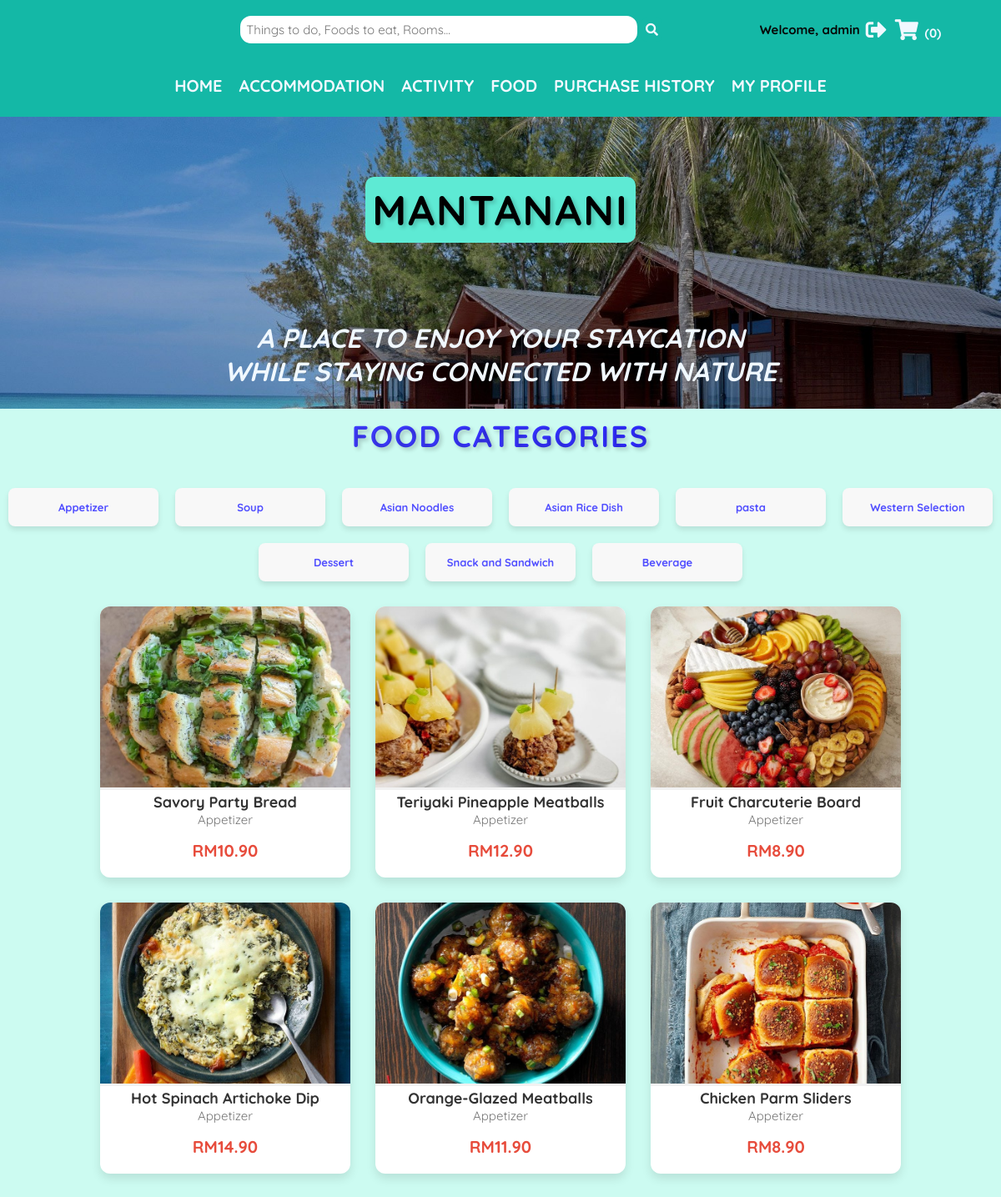
The page /MODULES/FOOD_MODULE/foodList.php?categoryID=1 (signed in) on the database its author committed.
### tables this page shows
CREATE TABLE `food_category` (
  `categoryID` int(11) NOT NULL,
  `categoryName` varchar(255) NOT NULL COMMENT '1:Appetizer 2:Soup 3:Asian Noodles 4:Asian Rice Dish 5:Pasta 6:Western Selection 7:Dessert 8:Snack and Sandwich 9:Beverage'
);

CREATE TABLE `food` (
  `foodID` int(11) NOT NULL,
  `foodName` varchar(255) NOT NULL,
  `foodImg` varchar(255) NOT NULL,
  `foodCategory` int(11) NOT NULL,
  `foodDesc` varchar(1000) NOT NULL,
  `foodPrice` decimal(8,2) NOT NULL
);

### MODULES/FOOD_MODULE/foodList.php (the view, shortened to what this page needs)
<?php
  include("../../../SMMS/CONFIG/config.php");
  $categorySql = "SELECT * FROM food_category";
  $categoryResult = mysqli_query($conn, $categorySql);
  $categoryID = isset($_GET['categoryID']) ? intval($_GET['categoryID']) : null;
  if ($categoryID) {
      $sql_food = "SELECT f.foodID, f.foodName, f.foodDesc, f.foodPrice, f.foodImg, c.categoryName
                   FROM food f
                   JOIN food_category c ON f.foodCategory = c.categoryID
                   WHERE f.foodCategory = $categoryID";
  } else {
      $sql_food = "SELECT f.foodID, f.foodName, f.foodDesc, f.foodPrice, f.foodImg, c.categoryName
                   FROM food f
                   JOIN food_category c ON f.foodCategory = c.categoryID";
  }
  $result = mysqli_query($conn, $sql_food);
?>
<!DOCTYPE html>
<html lang="en">
  <head>
    <link rel="stylesheet" href="https://cdnjs.cloudflare.com/ajax/libs/font-awesome/5.15.4/css/all.min.css">
    <link rel="stylesheet" href="../../../SMMS/CSS/MISC/utils.css">
    <link rel="stylesheet" href="../../../SMMS/CSS/MISC/headerBanner.css">
    <link rel="stylesheet" href="../../../SMMS/CSS/MISC/topNav.css">
    <link rel="stylesheet" href="../../../SMMS/CSS/MISC/topHeader.css">
    <link rel="stylesheet" href="../../../SMMS/CSS/USER/foodList.css">
  </head>
  <body>
    <?php include '../../INCLUDES/topHeader.php'; ?>
    <?php include '../../INCLUDES/userNav.php'; ?>
    <?php include '../../INCLUDES/headerBanner.php';?>
    <section class="userHome">
    <h2>Food Categories</h2>
    <div class="foodCategorySection">
        <?php while ($categoryRow = mysqli_fetch_assoc($categoryResult)): ?>
            <div class="foodCategoryItem">
                <a href="foodList.php?categoryID=<?= $categoryRow['categoryID']; ?>" class="categoryLink">
                    <?= $categoryRow['categoryName']; ?>
                </a>
            </div>
        <?php endwhile; ?>
    </div>
    <div class="foodList">
        <?php while ($row = mysqli_fetch_assoc($result)): ?>
            <div class="foodItem">
                <img src="../../../SMMS/images/food/<?= $row['foodImg']; ?>" alt="<?= $row['foodName']; ?>" class="foodImg">
                <h3>
                    <a href="javascript:void(0);" onclick="openFoodPopup(<?= htmlspecialchars(json_encode($row)); ?>)" class="food-name">
                        <?= $row['foodName']; ?>
                    </a>
                </h3>
                <p class="foodCategory"><?= $row['categoryName']; ?></p>
                <p class="foodPrice">RM<?= number_format($row['foodPrice'], 2); ?></p>
            </div>
        <?php endwhile; ?>
    </div>
  </section>
  </body>
</html>

### CSS/MISC/utils.css (style rules this page uses)
:root { --teal-100: #ccfbf1; --teal-200: #99f6e4; --teal-300: #5eead4; --teal-400: #2dd4bf; --teal-500: #14b8a6; --jade-100: #19d6aa; --jade-200: #14ba93; --jade-300: #109e7d; --jade-400: #0b8468; --jade-500: #076a53; --black: #070504; --black-shadow: 0px 4px 4px rgba(0, 0, 0, 0.25); --aliceblue: #f0f8ff; }
* { font-family: 'Quicksand', sans-serif; margin: 0; padding: 0; box-sizing: border-box; outline: none; border: none; text-decoration: none; }
html { font-size: 62.5%; overflow-x: hidden; background-color: var(--teal-100); }

### CSS/USER/foodList.css (style rules this page uses)
.userHome { padding: 1rem; min-height: 100vh; }
.foodList { display: flex; flex-wrap: wrap; gap: 30px; justify-content: center; padding: 30px; }
.foodItem { background-color: #fff; border-radius: 12px; box-shadow: 0 6px 12px rgba(0, 0, 0, 0.1); width: 300px; text-align: center; overflow: hidden; transition: transform 0.3s ease-in-out, box-shadow 0.3s ease-in-out; }
.foodImg { width: 100%; height: 220px; object-fit: cover; border-bottom: 3px solid #f1f1f1; }
.foodCategory { font-size: 1.5em; color: #777; margin-bottom: 15px; }
.foodPrice { font-size: 2.0em; font-weight: bold; color: #e74c3c; margin-bottom: 20px; }
.food-name { text-decoration: none; font-size: 18px; color: #333; font-weight: bold; transition: color 0.3s ease, transform 0.3s ease; }
.foodCategorySection { display: flex; flex-wrap: wrap; justify-content: center; gap: 20px; margin-top: 40px; }
.foodCategoryItem { background-color: #f8f8f8; padding: 15px 20px; border-radius: 8px; box-shadow: 0 4px 6px rgba(0, 0, 0, 0.1); text-align: center; width: 180px; transition: transform 0.3s ease, box-shadow 0.3s ease; }
.foodCategoryItem a { font-size: 1.3em; text-decoration: none; color: #514fff; font-weight: bold; }
h2 { text-align: center; font-size: 36px; font-weight: bold; color: #514fff; text-transform: uppercase; letter-spacing: 2px; margin-bottom: 30px; background-image: linear-gradient(to right, #514fff, #1c18ff); -webkit-background-clip: text; color: transparent; text-shadow: 3px 3px 5px rgba(0, 0, 0, 0.2); }

### rows shown on the page
food_category: categoryName "Appetizer"
food_category: categoryName "Soup"
food_category: categoryName "Asian Noodles"
food_category: categoryName "Asian Rice Dish"
food_category: categoryName "pasta"
food_category: categoryName "Western Selection"
food_category: categoryName "Dessert"
food_category: categoryName "Snack and Sandwich"
food_category: categoryName "Beverage"
food: foodImg (picture), foodName "Savory Party Bread", foodCategory.categoryName "Appetizer", foodPrice "10.90"
food: foodImg (picture), foodName "Teriyaki Pineapple Meatballs", foodCategory.categoryName "Appetizer", foodPrice "12.90"
food: foodImg (picture), foodName "Fruit Charcuterie Board", foodCategory.categoryName "Appetizer", foodPrice "8.90"
food: foodImg (picture), foodName "Hot Spinach Artichoke Dip", foodCategory.categoryName "Appetizer", foodPrice "14.90"
food: foodImg (picture), foodName "Orange-Glazed Meatballs", foodCategory.categoryName "Appetizer", foodPrice "11.90"
food: foodImg (picture), foodName "Chicken Parm Sliders", foodCategory.categoryName "Appetizer", foodPrice "8.90"

### other values the page prints
$_SESSION["userName"] "admin"
